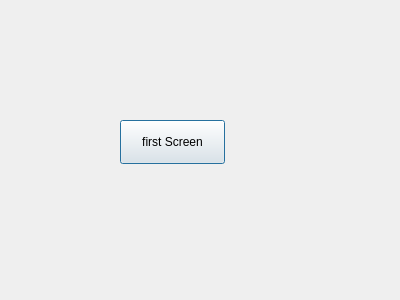
<?xml version="1.0" encoding="UTF-8"?>
<ui version="4.0">
 <class>Dialog</class>
 <widget class="QDialog" name="Dialog">
  <property name="geometry">
   <rect>
    <x>0</x>
    <y>0</y>
    <width>400</width>
    <height>300</height>
   </rect>
  </property>
  <property name="windowTitle">
   <string>Dialog</string>
  </property>
  <widget class="QPushButton" name="pushButton">
   <property name="geometry">
    <rect>
     <x>120</x>
     <y>120</y>
     <width>105</width>
     <height>44</height>
    </rect>
   </property>
   <property name="text">
    <string>first Screen</string>
   </property>
  </widget>
 </widget>
 <resources/>
 <connections/>
</ui>
